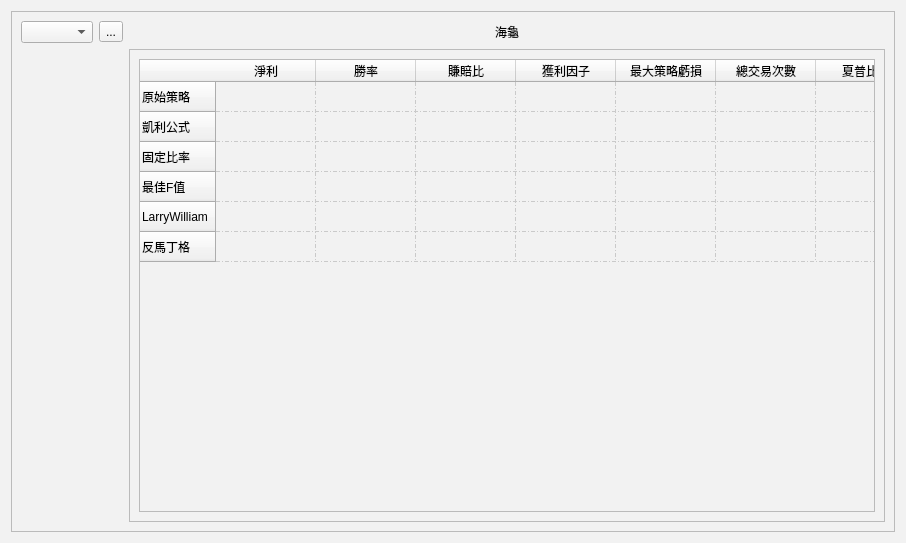
<?xml version="1.0" encoding="UTF-8"?>
<ui version="4.0">
 <class>widget</class>
 <widget class="QWidget" name="widget">
  <property name="geometry">
   <rect>
    <x>0</x>
    <y>0</y>
    <width>906</width>
    <height>543</height>
   </rect>
  </property>
  <property name="windowTitle">
   <string>Form</string>
  </property>
  <property name="styleSheet">
   <string notr="true">background-color: rgb(242, 242, 242);</string>
  </property>
  <layout class="QGridLayout" name="gridLayout_2">
   <item row="1" column="0">
    <widget class="QFrame" name="frame">
     <property name="frameShape">
      <enum>QFrame::StyledPanel</enum>
     </property>
     <property name="frameShadow">
      <enum>QFrame::Raised</enum>
     </property>
     <layout class="QGridLayout" name="gridLayout">
      <item row="0" column="1">
       <widget class="QComboBox" name="comboBox"/>
      </item>
      <item row="0" column="4">
       <widget class="QLabel" name="label">
        <property name="text">
         <string>海龜</string>
        </property>
        <property name="scaledContents">
         <bool>false</bool>
        </property>
        <property name="alignment">
         <set>Qt::AlignCenter</set>
        </property>
       </widget>
      </item>
      <item row="0" column="2">
       <widget class="QToolButton" name="toolButton">
        <property name="text">
         <string>...</string>
        </property>
       </widget>
      </item>
      <item row="1" column="4">
       <widget class="QScrollArea" name="scrollArea">
        <property name="widgetResizable">
         <bool>true</bool>
        </property>
        <widget class="QWidget" name="scrollAreaWidgetContents">
         <property name="geometry">
          <rect>
           <x>0</x>
           <y>0</y>
           <width>729</width>
           <height>460</height>
          </rect>
         </property>
         <layout class="QGridLayout" name="gridLayout_3">
          <item row="0" column="0">
           <widget class="QTableWidget" name="tableWidget">
            <property name="frameShadow">
             <enum>QFrame::Plain</enum>
            </property>
            <property name="verticalScrollBarPolicy">
             <enum>Qt::ScrollBarAlwaysOff</enum>
            </property>
            <property name="horizontalScrollBarPolicy">
             <enum>Qt::ScrollBarAlwaysOff</enum>
            </property>
            <property name="sizeAdjustPolicy">
             <enum>QAbstractScrollArea::AdjustToContentsOnFirstShow</enum>
            </property>
            <property name="gridStyle">
             <enum>Qt::DashDotLine</enum>
            </property>
            <property name="sortingEnabled">
             <bool>true</bool>
            </property>
            <property name="columnCount">
             <number>8</number>
            </property>
            <attribute name="horizontalHeaderCascadingSectionResizes">
             <bool>false</bool>
            </attribute>
            <row>
             <property name="text">
              <string>原始策略</string>
             </property>
            </row>
            <row>
             <property name="text">
              <string>凱利公式</string>
             </property>
            </row>
            <row>
             <property name="text">
              <string>固定比率</string>
             </property>
            </row>
            <row>
             <property name="text">
              <string>最佳F值</string>
             </property>
            </row>
            <row>
             <property name="text">
              <string>LarryWilliam</string>
             </property>
            </row>
            <row>
             <property name="text">
              <string>反馬丁格</string>
             </property>
            </row>
            <column>
             <property name="text">
              <string>淨利</string>
             </property>
            </column>
            <column>
             <property name="text">
              <string>勝率</string>
             </property>
            </column>
            <column>
             <property name="text">
              <string>賺賠比</string>
             </property>
            </column>
            <column>
             <property name="text">
              <string>獲利因子</string>
             </property>
            </column>
            <column>
             <property name="text">
              <string>最大策略虧損</string>
             </property>
            </column>
            <column>
             <property name="text">
              <string>總交易次數</string>
             </property>
            </column>
            <column>
             <property name="text">
              <string>夏普比率</string>
             </property>
            </column>
            <column>
             <property name="text">
              <string>交易成本or滑價金額</string>
             </property>
            </column>
           </widget>
          </item>
         </layout>
        </widget>
       </widget>
      </item>
     </layout>
    </widget>
   </item>
  </layout>
 </widget>
 <resources/>
 <connections/>
</ui>
